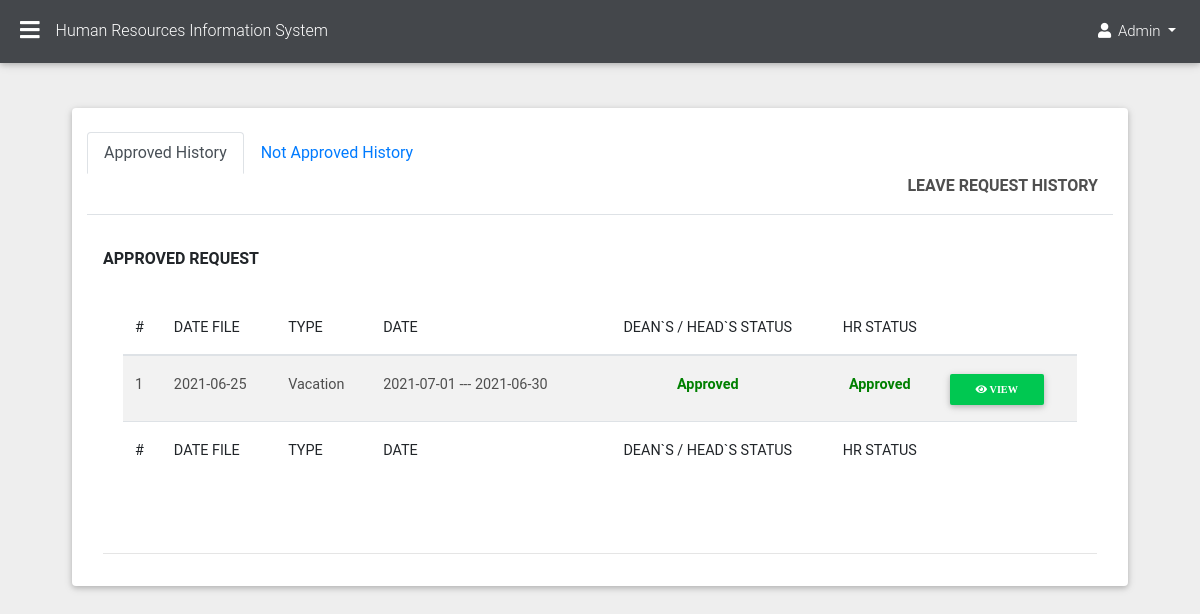
The app's page /HR-ADMIN/page/leave/leave_history.php (signed in) with its own data.
### tables this page shows
CREATE TABLE `emp_leave` (
  `leave_Id` int(11) NOT NULL,
  `leave_filling` varchar(100) NOT NULL,
  `leave_days` int(11) NOT NULL,
  `leave_type` varchar(100) NOT NULL DEFAULT ' ',
  `leave_from` varchar(100) NOT NULL DEFAULT ' ',
  `leave_to` varchar(100) NOT NULL DEFAULT ' ',
  `leave_spent` varchar(100) NOT NULL DEFAULT ' ',
  `leave_spent1` varchar(225) NOT NULL DEFAULT ' ',
  `leave_commutation` varchar(100) NOT NULL DEFAULT ' ',
  `leave_recommendation` varchar(100) NOT NULL DEFAULT ' ',
  `leave_recommendation_due` varchar(225) NOT NULL,
  `leave_status` varchar(100) NOT NULL DEFAULT ' ',
  `leave_status_due` varchar(225) NOT NULL,
  `leave_disapproved_due` varchar(225) NOT NULL,
  `month_date` varchar(225) NOT NULL,
  `date_received` varchar(225) NOT NULL,
  `account_id` int(11) NOT NULL
);

### HR-ADMIN/page/leave/leave_history.php (the view, shortened to what this page needs)
<?php
include "../sidebar1.php";
?>
<main>
<div class="card card-cascade narrower">
<div class="col-lg-12"  id="Pall">
<br>
        <nav>
            <div class="nav nav-tabs" id="nav-tab" role="tablist">
                <a class="nav-link waves-light active waves-effect waves-light" id="nav-pending-tab" data-toggle="tab" href="#nav-pending" role="tab" aria-controls="nav-pending" aria-selected="true">Approved History</a>
                <a class="nav-item nav-link" id="nav-dean-tab" data-toggle="tab" href="#nav-dean" role="tab" aria-controls="nav-dean" aria-selected="false">Not Approved History</a>
                <div  class="col-md-12 text-right">
                <p class=" font-weight-bold dark-grey-text text-end">LEAVE REQUEST HISTORY </p>
                </div>
                 </div>
        </nav>
<div class="tab-content" id="nav-tabContent">
  <div class="tab-pane fade show active" id="nav-pending" role="tabpanel" aria-labelledby="nav-pending-tab">
  <label for="validationCustom01"><strong>APPROVED REQUEST</strong></label>
       <div class="card-body">
           <div class="table-responsive">
           <table class="table table-striped  leaveSta1 " id="dataTable" width="100%" cellspacing="0">
                <thead>
                    <tr>
                        <th>#</th>
                        <th>DATE FILE</th>
                        <th>TYPE</th>
                        <th>DATE</th>
                        <th class="text-center">DEAN`S / HEAD`S STATUS</th>
                        <th class="text-center">HR STATUS</th>
                        <th></th>
                    </tr>
                </thead>
                <tfoot>
                    <tr>
                        <th>#</th>
                        <th>DATE FILE</th>
                        <th>TYPE</th>
                        <th>DATE</th>
                        <th class="text-center">DEAN`S / HEAD`S STATUS</th>
                        <th class="text-center">HR STATUS</th>
                        <th></th>
                    </tr>
                </tfoot>
                <tbody>
                <?php
                    $conn = dbConnect();
                    $account = $conn->prepare("SELECT * FROM emp_leave AS l INNER JOIN account
                    ON  l.account_id = account.Id WHERE account.Id=$_SESSION[Id] AND l.leave_to <= DATE(NOW())
                    AND  l.leave_status='Approved'");
                    $account->execute();
                    while($result = $account->fetch(PDO::FETCH_ASSOC)){
                      echo '<tr>
                                    <td>'.$result["leave_Id"].'</td>
                                    <td>'.$result["leave_filling"].'</td>
                                    <td>'.$result["leave_type"].'</td>
                                    <td>'.$result["leave_from"].' --- '.$result["leave_to"].'</td>
                                    <td class="text-center" style="color:green"><strong>'.$result["leave_recommendation"].'</strong></td>
                                    <td class="text-center" style="color:green"><strong>'.$result["leave_status"].'</strong></td>
                                    <td>
                                    <a href="leave_profilee.php?edit='.$result["leave_Id"].'"class="btn btn-success btn-sm "><span class ="fa fa-eye"> View</a>
                                    </td>
                            </tr>';
                    }
                    ?>
                </tbody>
            </table>
           </div>
       </div>
 <br>
 <hr>
    </div>
</main>

### records on screen
emp_leave: leave_Id "1", leave_filling "2021-06-25", leave_type "Vacation", leave_from "2021-07-01", leave_to "2021-06-30", leave_recommendation "Approved", leave_status "Approved"

### other values on screen
$_SESSION['role'] "Admin"
